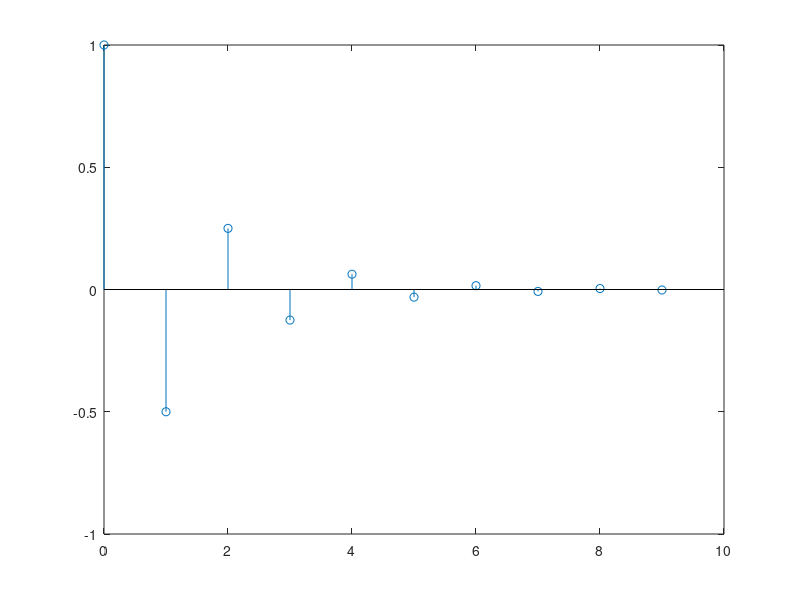
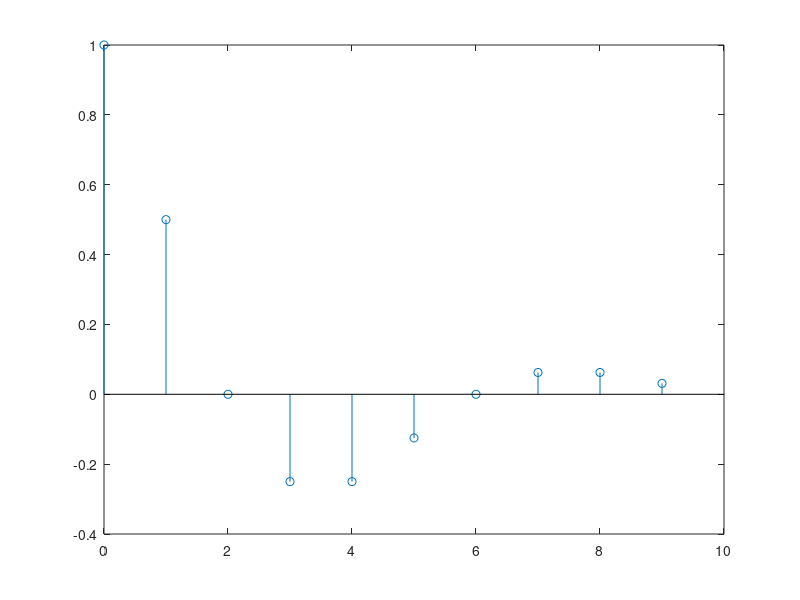
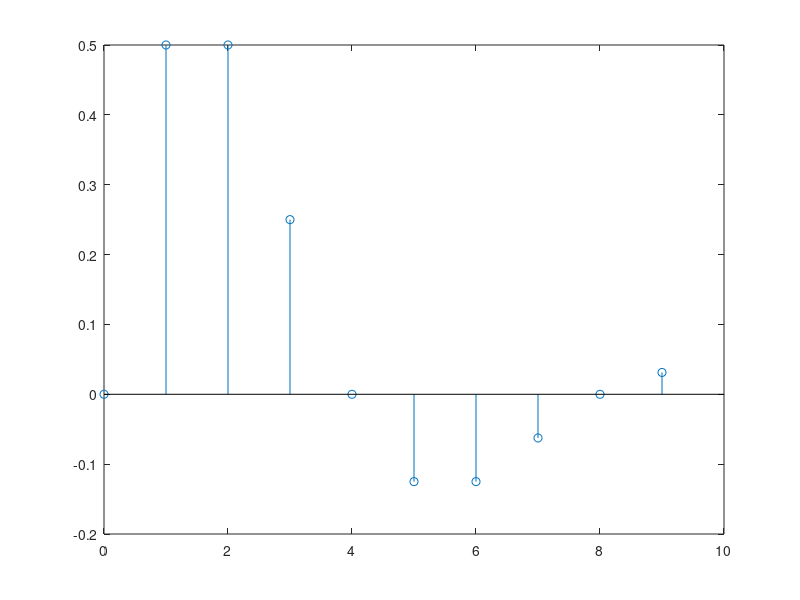

The MATLAB script that drew these images, in order:
%señal exponencial real
n= 0:9;
A=-0.5;
xn=A.^n;
stem(n,xn)

%Señal exponencial compleja
n= 0:9;
A=0.5+0.5*i;
xn=A.^n;
figure('Name','Parte real')
stem(n,real(xn))
figure('Name','Parte imaginaria')
stem(n,imag(xn))
